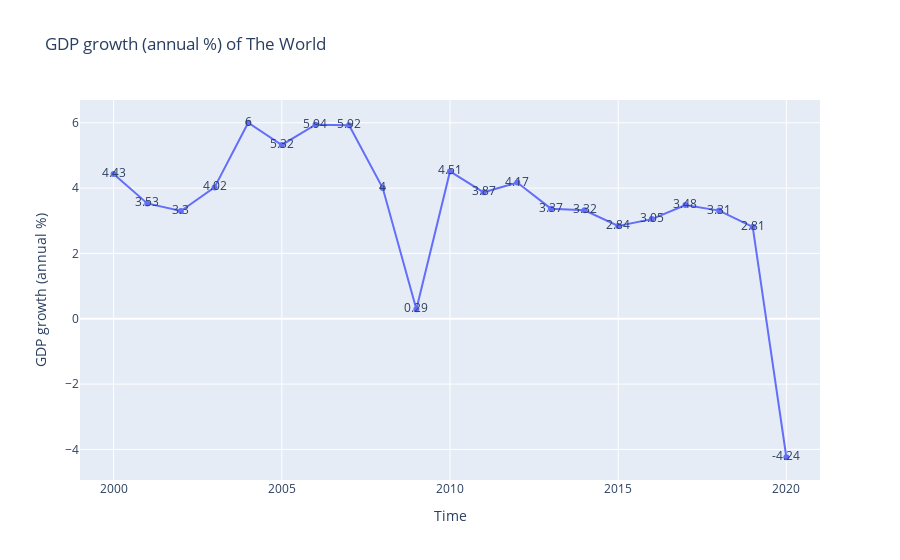

This figure's notebook cell:
### Code cell
# Biểu diễn trung bình GDP growth thế giới qua từng năm.
fig=px.line(data_target_ana_group,x='Time',y='GDP growth (annual %)', title='GDP growth (annual %) of The World',markers=True, text='GDP growth (annual %)')
fig.update_xaxes(range=[1999,2021])

### Figure 1 — Plotly figure (JSON) as saved in the notebook; plotly's stock layout.template omitted (floating-point values rounded to 4 significant figures)
{"data": [{"hovertemplate": "Time=%{x}<br>GDP growth (annual %)=%{text}<extra></extra>", "legendgroup": "", "line": {"color": "#636efa", "dash": "solid"}, "marker": {"symbol": "circle"}, "mode": "markers+text+lines", "name": "", "orientation": "v", "showlegend": false, "text": [4.43, 3.53, 3.3, 4.02, 6, 5.32, 5.94, 5.92, 4, 0.29, 4.51, 3.87, 4.17, 3.37, 3.32, 2.84, 3.05, 3.48, 3.31, 2.81, -4.24], "type": "scatter", "x": [2000, 2001, 2002, 2003, 2004, 2005, 2006, 2007, 2008, 2009, 2010, 2011, 2012, 2013, 2014, 2015, 2016, 2017, 2018, 2019, 2020], "xaxis": "x", "y": [4.43, 3.53, 3.3, 4.02, 6, 5.32, 5.94, 5.92, 4, 0.29, 4.51, 3.87, 4.17, 3.37, 3.32, 2.84, 3.05, 3.48, 3.31, 2.81, -4.24], "yaxis": "y"}], "layout": {"legend": {"tracegroupgap": 0}, "title": {"text": "GDP growth (annual %) of The World"}, "xaxis": {"anchor": "y", "domain": [0, 1], "range": [1999, 2021], "title": {"text": "Time"}}, "yaxis": {"anchor": "x", "domain": [0, 1], "title": {"text": "GDP growth (annual %)"}}}}
